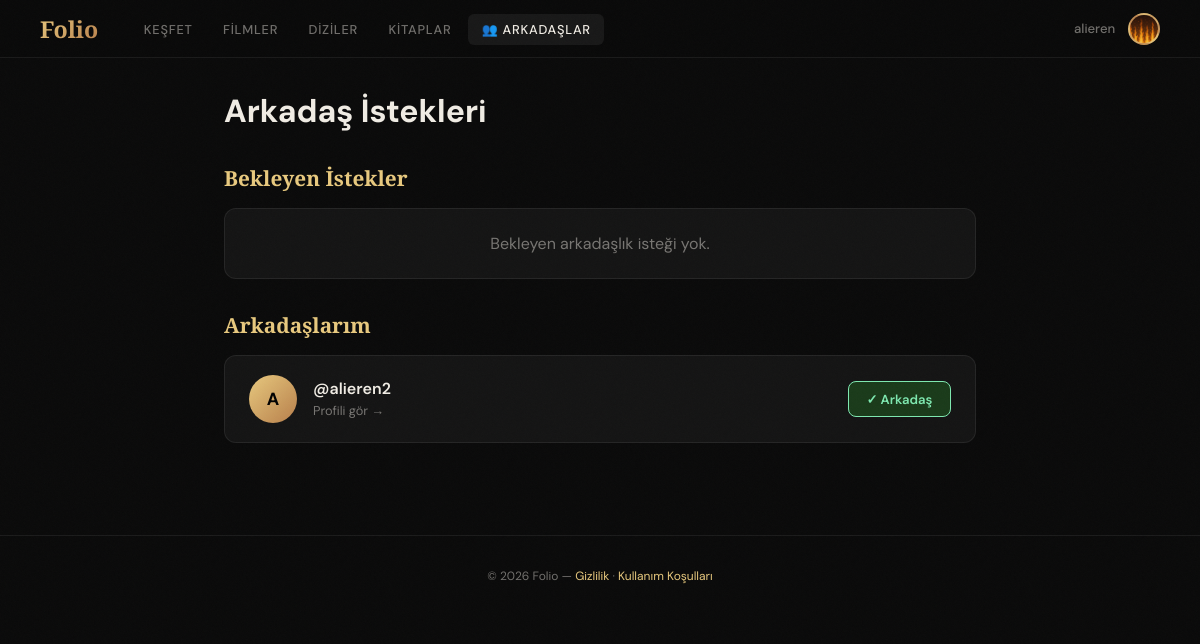
The page /sosyal/istekler/ (signed in) on the database as committed earlier.
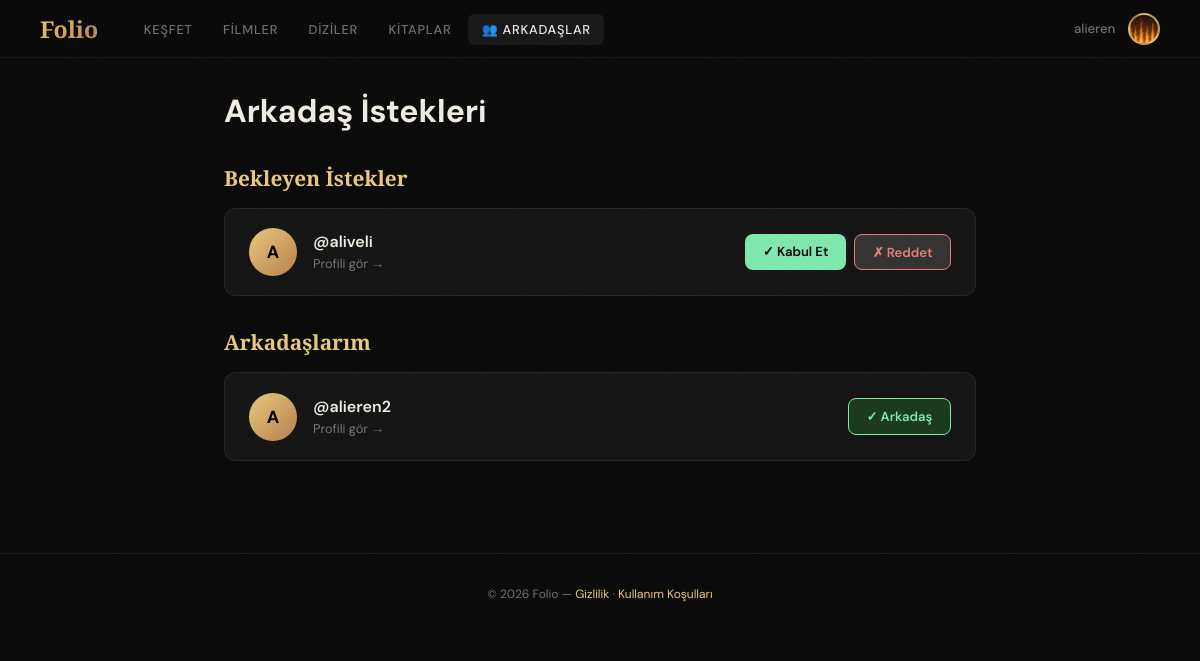
The same page on the database as committed later.
### sosyal/models.py (models this page shows, shortened)
class ArkadashlikIstegi(models.Model):
    DURUM_CHOICES = [
        ('beklemede', 'Beklemede'),
        ('kabul_edildi', 'Kabul Edildi'),
        ('reddedildi', 'Reddedildi'),
    ]
    gonderen = models.ForeignKey(User, on_delete=models.CASCADE, related_name='gonderilen_istekler')
    alici = models.ForeignKey(User, on_delete=models.CASCADE, related_name='alinan_istekler')
    durum = models.CharField(max_length=20, choices=DURUM_CHOICES, default='beklemede')
    tarih = models.DateTimeField(auto_now_add=True)
    class Meta:
        unique_together = ('gonderen', 'alici')

### sosyal/views.py (the view)
# urls.py: path('istekler/', views.arkadas_istekleri_view, name='arkadas_istekleri'),
@login_required(login_url='login')
def arkadas_istekleri_view(request):
    bekleyen_istekler = ArkadashlikIstegi.objects.filter(
        alici=request.user,
        durum='beklemede'
    ).order_by('-tarih')
    arkadaslar = ArkadashlikIstegi.objects.filter(
        Q(gonderen=request.user) | Q(alici=request.user),
        durum='kabul_edildi'
    )
    return render(request, 'sosyal/arkadas_istekleri.html', {
        'bekleyen_istekler': bekleyen_istekler,
        'arkadaslar': arkadaslar,
    })

### templates/sosyal/arkadas_istekleri.html (shortened to what this page needs)
{% extends 'base.html' %}
{% block content %}
<div class="container">
  <h1>Arkadaş İstekleri</h1>
  <h2>Bekleyen İstekler</h2>
  {% if bekleyen_istekler %}
    {% for istek in bekleyen_istekler %}
      <div class="kart">
        <div class="kullanici-bilgi">
          <div class="avatar">{{ istek.gonderen.username|first|upper }}</div>
          <div>
            <p class="username">@{{ istek.gonderen.username }}</p>
            <a href="{% url 'kullanici_profil' istek.gonderen.id %}" class="profil-link">Profili gör →</a>
          </div>
        </div>
        <div class="btn-grup">
          <a href="{% url 'istek_kabul' istek.id %}" class="btn btn-kabul">✓ Kabul Et</a>
          <a href="{% url 'istek_reddet' istek.id %}" class="btn btn-reddet">✗ Reddet</a>
        </div>
      </div>
    {% endfor %}
  {% else %}
    <div class="bos">Bekleyen arkadaşlık isteği yok.</div>
  {% endif %}
  <h2>Arkadaşlarım</h2>
  {% if arkadaslar %}
    {% for iliski in arkadaslar %}
      {% if iliski.gonderen == request.user %}
        {% with diger=iliski.alici %}
          <div class="kart">
            <div class="kullanici-bilgi">
              <div class="avatar">{{ diger.username|first|upper }}</div>
              <div>
                <p class="username">@{{ diger.username }}</p>
                <a href="{% url 'kullanici_profil' diger.id %}" class="profil-link">Profili gör →</a>
              </div>
            </div>
            <span class="btn btn-arkadas-tag">✓ Arkadaş</span>
          </div>
        {% endwith %}
      {% else %}
        {% with diger=iliski.gonderen %}
          <div class="kart">
            <div class="kullanici-bilgi">
              <div class="avatar">{{ diger.username|first|upper }}</div>
              <div>
                <p class="username">@{{ diger.username }}</p>
                <a href="{% url 'kullanici_profil' diger.id %}" class="profil-link">Profili gör →</a>
              </div>
            </div>
            <span class="btn btn-arkadas-tag">✓ Arkadaş</span>
          </div>
        {% endwith %}
      {% endif %}
    {% endfor %}
  {% else %}
    <div class="bos">Henüz arkadaşın yok. <a href="{% url 'kullanici_ara' %}" style="color: var(--accent);">Kullanıcı ara →</a></div>
  {% endif %}
</div>
{% endblock %}

Rows that differ between the two databases and show on the page:
added ArkadashlikIstegi: gonderen.username|first "A", gonderen.username "aliveli", shown under "Bekleyen İstekler"
Other text that changed with them:
text no longer shown: "Bekleyen arkadaşlık isteği yok."
